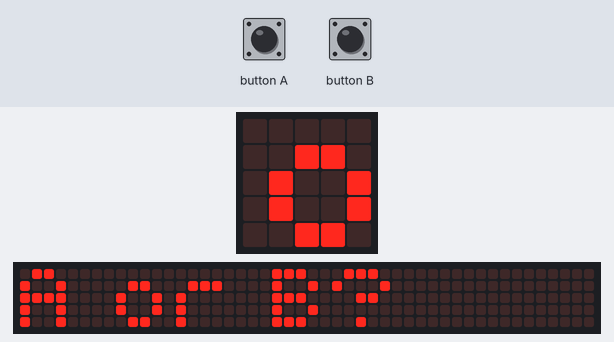
A program run on a simulated BBC micro:bit running MicroPython. On the bench: the board's 5×5 LED display, a strip that is not on the board, showing the scrolling text unrolled. Inputs (shaded band) come from the test bench. The 48×5 strip is a reading aid, not a part: it shows the text the display is scrolling, unrolled, one strip-width of it at a time.

Above: at 1.2 s.
1.3 s: button A pressed for 0.15 s
At 1.8 s:
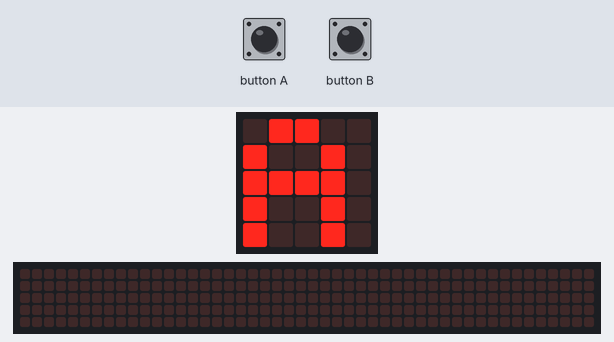
2.0 s: button B pressed for 0.15 s
At 3.1 s:
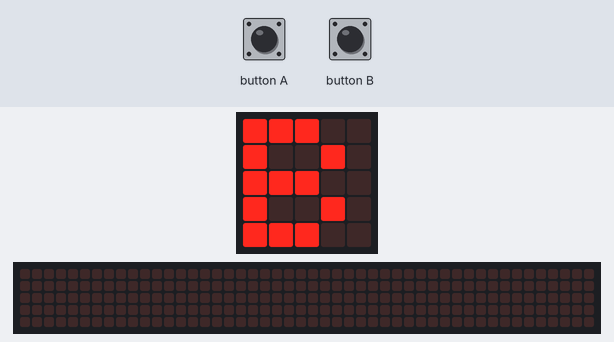

The program:

a-or-b.py
```python
from microbit import *

# display.scroll("Press A or B")

while True:
    display.scroll("A or B?", delay=100, wait=False, loop=True)
    while True:
        if button_a.was_pressed():
            display.show("A")
            sleep(1000)
            break
        elif button_b.was_pressed():
            display.show("B")
            sleep(1000)
            break
```

Measured:
- after the input at 1.3 s, the display: changes at once (image 1)
- after the input at 2.0 s, the display: changes after 0.30 s (image 2)
- what the display in image 2 shows lasts 1.0 s, from 2.3 s to 3.3 s
